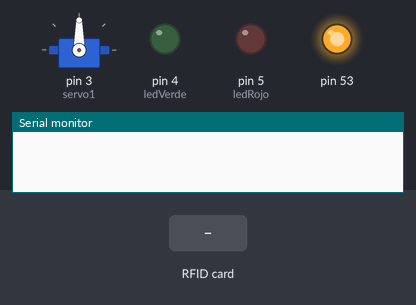
The sketch below on a simulated Arduino Mega 2560, built with avr-gcc and run on an emulated ATmega2560. Shown: servo, output pins drawn as LEDs (lit = HIGH), the last lines printed to the serial monitor. The test bench sets the inputs (shaded band).

Above: at 1.2 s.
1.3 s: RFID card 15 5F E3 52 held to the reader
At 3.5 s:
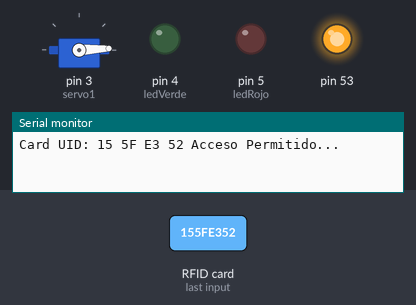
3.8 s: RFID card 5E 7A 19 C4 held to the reader
At 4.6 s:
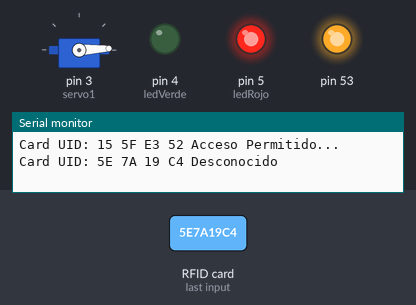
6.3 s: RFID card 70 78 70 A4 held to the reader
At 7.1 s:
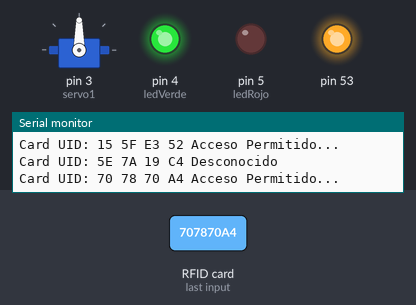
Timing chart, 0 to 9.3 s (numbered marks = the images above; inputs shaded):
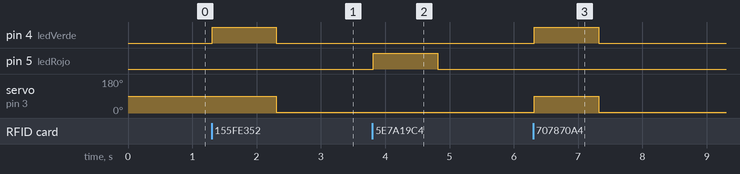

Measured:
- after the input at 1.3 s, pin 4 (ledVerde): LOW → HIGH at once, → LOW 1.0 s later; servo on pin 3 (servo1): 90° → 3° after 1.0 s
- after the input at 3.8 s, pin 5 (ledRojo): LOW → HIGH at once, → LOW 1.0 s later
- after the input at 6.3 s, pin 4 (ledVerde): LOW → HIGH at once, → LOW 1.0 s later; servo on pin 3 (servo1): 3° → 90° at once, → 3° 1.0 s later

The sketch:

rfid.ino
```cpp
#include <SPI.h>
#include <MFRC522.h>
#include <Servo.h>

#define RST_PIN         9           // configuramos el pin 9 para reset del mfrc522
#define SS_PIN          8         // configuramos el pin 53 para el selector de chip para el caso del Arduino Mega
#define ledVerde        4           // led verde en el pin 4
#define ledRojo         5           // led rojo en el pin 5


MFRC522 mfrc522(SS_PIN, RST_PIN);   //
MFRC522::MIFARE_Key key;

Servo servo1;
//15 5F E3 52
//{0xA4, 0x98, 0x39, 0xA5}
byte tag1[4] = {0x15, 0x5F, 0xE3, 0x52};
byte tag2[4] = {0x70, 0x78, 0x70, 0xA4};

byte tagActual[4];


void setup() {
  Serial.begin(9600); // velocidad del puerto serie
   while (!Serial);    // comprobar si ya ha iniciado
   SPI.begin();        // inicia la comunicacion SPI
   mfrc522.PCD_Init(); //inicia la comunicacion con el modulo RFID
   servo1.attach(3);      // asigna el pin para el Servo
   pinMode(ledVerde,OUTPUT);  // configuram como salida
   pinMode(ledRojo,OUTPUT);

}

void loop() {
   if ( ! mfrc522.PICC_IsNewCardPresent())  // comprobar si esta presente la tarjeta
        return;

    // Selecciona una tarjeta
    if ( ! mfrc522.PICC_ReadCardSerial())       // leer la tarjeta
        return;

 Serial.print(F("Card UID:"));
    dump_byte_array(mfrc522.uid.uidByte, mfrc522.uid.size);   // obtiene los valores leidos de la tarjeta

servo1.write(3);        // coloca el servo en la posicion cero
digitalWrite(ledVerde,LOW);       // apaga led
digitalWrite(ledRojo,LOW);
}

void dump_byte_array(byte *buffer, byte bufferSize) {      // realiza la lectura del codigo de la tarjeta y comprueba
    for (byte i = 0; i < bufferSize; i++) {         // extrae valores del codigo
      Serial.print(buffer[i] < 0x10 ? " 0" : " ");
      Serial.print(buffer[i], HEX);
      tagActual[i] = buffer[i];
    }
          if(compararArray(tagActual,tag1)){              // comprobamos el acceso para el primer usuario
          Serial.println(" Acceso Permitido...");
          digitalWrite(ledVerde,HIGH);
          servo1.write(90);
          delay(1000);
          }
         else if(compararArray(tagActual,tag2)){          // comprobamos el acceso para el segundo usuario
          Serial.println(" Acceso Permitido...");
          digitalWrite(ledVerde,HIGH);
          servo1.write(90);
          delay(1000);
          }
          else {
            Serial.println(" Desconocido" );            // si el codigo no esta registrado denegar acceso
           digitalWrite(ledRojo,HIGH);
           delay(1000);
            }
}


boolean compararArray(byte array1[], byte array2[]){    // comprobara codigo leido con el registrado previamente

  if(array1[0] != array2[0]) return(false);
  if(array1[1] != array2[1]) return(false);
  if(array1[2] != array2[2]) return(false);
  if(array1[3] != array2[3]) return(false);
  return(true);
}
```
